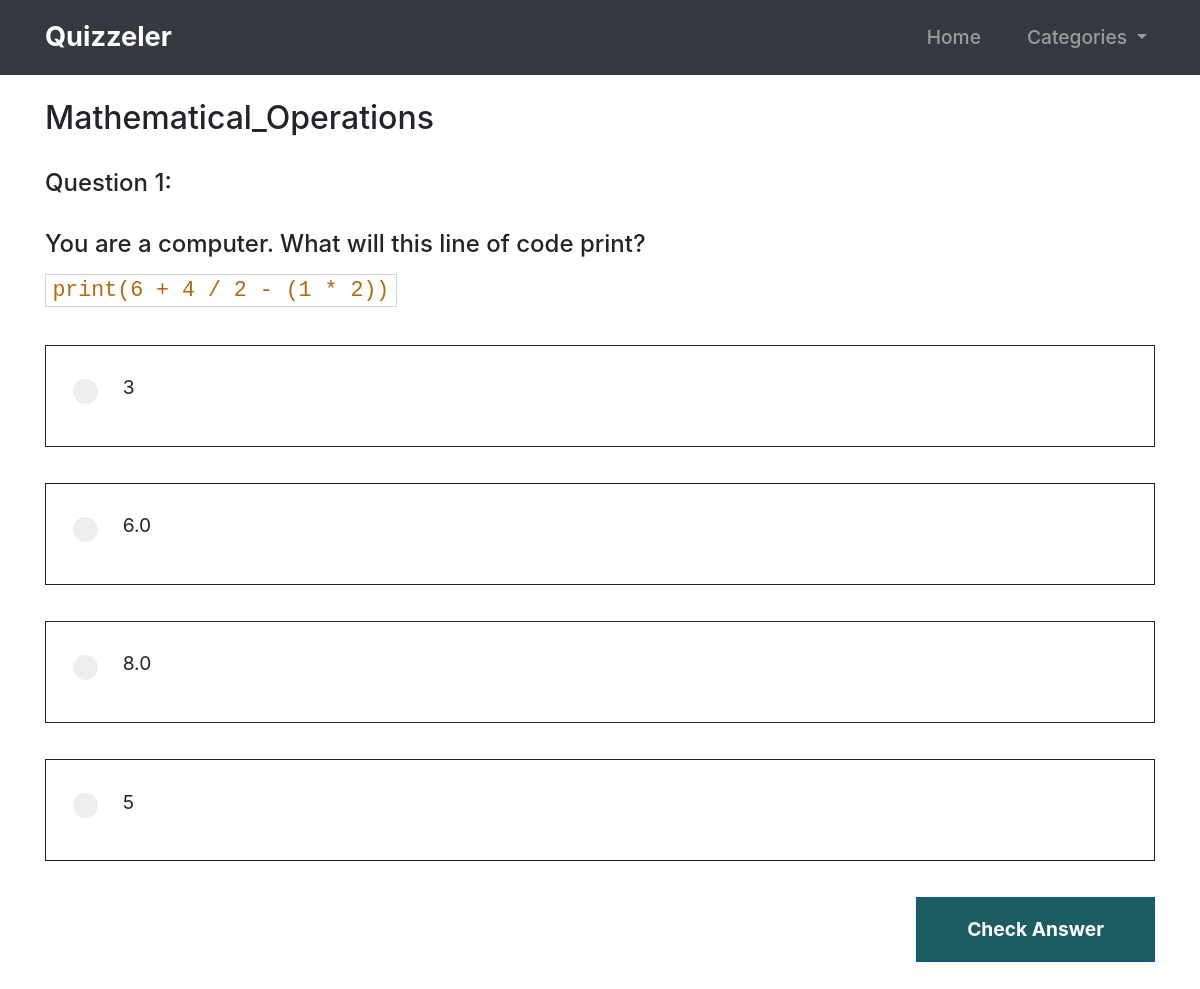
/quiz/Mathematical_Operations, run on the app's committed database.
### quizbrain/models.py (models this page shows, shortened)
class Quiz(models.Model):
    category = models.CharField(max_length=250)
    question = models.CharField(max_length=1000)
    code_in_question = models.CharField(max_length=800, blank=True, null=True)
    choice_1 = models.CharField(max_length=1000)
    choice_2 = models.CharField(max_length=1000)
    choice_3 = models.CharField(max_length=1000)
    choice_4 = models.CharField(max_length=1000, blank=True, null=True)
    choice_5 = models.CharField(max_length=1000, blank=True, null=True)
    choice_6 = models.CharField(max_length=1000, blank=True, null=True)
    right_feedback = models.CharField(max_length=1000)
    wrong_feedback = models.CharField(max_length=1000)
    answer = models.CharField(max_length=1000)

### quizbrain/views.py (the view, shortened to what this page needs)
# urls.py: path("quiz/<str:category>", views.quiz, name="quiz"),
def quiz(request, category):
    global question_index
    global show_next
    question, end_of_quiz = None, False
    all_category = models.Quiz.objects.values_list('category', flat=True)
    category_cleaned = list(dict.fromkeys(all_category))
    print(category)
    question_list = models.Quiz.objects.filter(category=category).order_by('pk').all()
    total_question = len(question_list)
    if question_index < total_question:
        show_next = False
        question = question_list[question_index]
    elif total_question == question_index:
        question_index = 0
        question = question_list[question_index]
        end_of_quiz = True
    context = {
        "question": question,
        "question_no": question_index + 1,
        "choice_list": {"choice_a": question.choice_1,
                        "choice_b": question.choice_2,
                        "choice_c": question.choice_3,
                        "choice_d": question.choice_4,
                        "choice_e": question.choice_5,
                        "choice_f": question.choice_6,},
        "end_of_quiz": end_of_quiz,
        "show_next": show_next,
        "category": category_cleaned
    }
    return render(request, "quizbrain/quiz.html", context=context)

### quizbrain/templates/quizbrain/quiz.html (shortened to what this page needs)
{% extends 'base.html' %}
{% load static %}
{% block content %}
<div class="container">
    <br>
    <h2>{{ question.category }}</h2><br>
{% if end_of_quiz %}
    <h2>You have reached the end of the quiz, welldone you did it great</h2>
    <a name="home-button" href="{% url 'quizbrain:home_page' %}">To the Home</a>
{% else %}
    <h4>Question {{ question_no }}:</h4><br>
    {% autoescape off %}
    <h4>{{ question.question }}</h4>
    {% endautoescape %}<br>
<form class="form-group" method="post" action="{% url 'quizbrain:quiz' category=question.category %}">
    {% if show_next %}
    {% for key, value in choice_list.items %}
        {% if question.answer == value %}
        <label class="form-check-label label-container" for='{{ key }}'>
        <div class="choice-field">
        <div class="row">
        <input class="form-check-input" type="radio" id='{{ key }}' name="multichoice" checked>
            <span class="checkmark"></span>
            <span class="space">
            {% autoescape off %}
            {{ value }}
            {% endautoescape %}
            </span>
            </div>
        </div>
        </label><br>
        {% elif value != None %}
        <label class="form-check-label label-container" for='{{ key }}'>
        <div class="choice-field">
            <div class="row">
        <input class="form-check-input" type="radio" id='{{ key }}' name="multichoice" disabled>
        <span class="checkmark"></span>
        <span class="space">
        {% autoescape off %}
            {{ value }}
        {% endautoescape %}
            </span>
            </div>
        </div>
        </label>
    <br>
        {% endif %}
    {% endfor %}
    <input type="hidden" name="question_category" value="{{ question.category }}">
    <input type="hidden" name="move_on" value="move_on">
    <p align="right"><button class="btn btn-lg btn-secondary" type="submit" name="next-btn">Next</button></p>
    {% else%}
    {% for key, value in choice_list.items %}
    {% if value != None %}
    <label class="form-check-label label-container" for='{{ key }}'>
    <div class="choice-field">
        <div class="row">
        <span class="checkmark"></span>
        <span class="space">
        {% autoescape off %}
            {{ value }}
        {% endautoescape %}
            </span>
        </div>
    </div>
    </label>
    <br>
    {% endif %}
    {% endfor %}
    <p align="right"><button class="btn btn-lg btn-secondary" type="submit" name="check-btn">Check Answer</button></p>
    {% endif %}
</form>
{% endif %}
</div>
<br><br>
{% endblock %}

### static/styles/styles.css (style rules this page uses)
.choice-field { border: solid 0.8px; padding: 1.73rem; width: 100%; }
code { background-color: #fff; border: 1px solid #d1d7dc; color: #b4690e; font-size: 90%; padding: 0.2rem 0.4rem; }
code, samp, kbd, pre { font-family: sfmono-regular,Consolas,liberation mono,Menlo,Courier,monospace; }
.label-container { display: block; position: relative; margin-bottom: 12px; cursor: pointer; font-size: 1.2rem; -webkit-user-select: none; -moz-user-select: none; -ms-user-select: none; user-select: none; }
.checkmark { position: absolute; top: 34px; left: 27.5px; height: 25px; width: 25px; background-color: #eee; border-radius: 50%; }
.checkmark:after { content: ""; position: absolute; display: none; }
.label-container .checkmark:after { top: 9px; left: 9px; width: 8px; height: 8px; border-radius: 50%; background: white; }
.space { position: relative; left: 4rem; margin-right:0.4rem }
.btn { -webkit-border-radius: 0; -moz-border-radius: 0; border-radius: 0; color: #FFFFFF; font-size: 1.2rem; font-weight: 700; padding: 17px 50px; background-color: #1D5C63; border: solid #0059A0 1px; text-decoration: none; display: inline-block; cursor: pointer; text-align: center; }

### data on the page
Quiz: category "Mathematical_Operations", question "You are a computer. What will this line of code print? print(6 + 4 / 2 - (1 * 2))", choice_list "3" "6.0" "8.0" "5"

### other printed values
{{ question_no }} "1"
